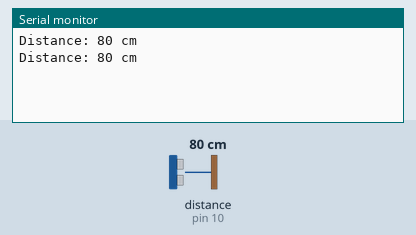
Recording of a sketch running on a simulated Arduino Uno, built with avr-gcc and run on an emulated ATmega328P. Parts: the last lines printed to the serial monitor. Wiring (inferred from the names in the program): ultrasonic range finder: trigger pin 9; echo pin 10. The test bench sets the inputs (shaded band); at power-on: distance to the obstacle (sensor on pin 10) 80 cm. The echo pulse lasts 58.3 µs per cm.

Above: at 1.8 s.
1.9 s: distance to the obstacle (sensor on pin 10) set to 2 cm
At 2.8 s:
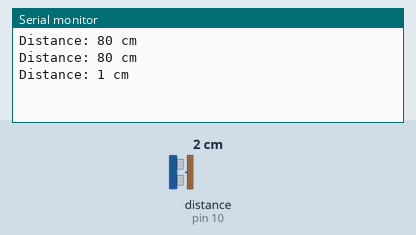
3.4 s: distance to the obstacle (sensor on pin 10) set to 4 cm
At 4.6 s:
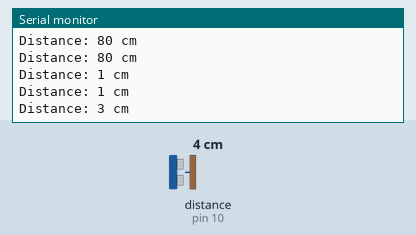
Timing chart, 0 to 6.4 s (numbered marks = the images above; inputs shaded):
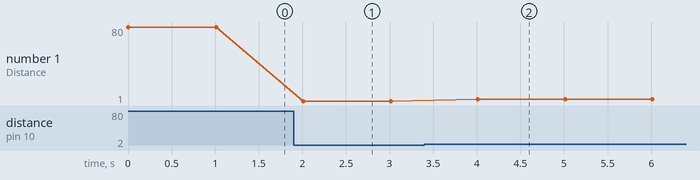

The sketch:

distance.ino
```cpp
//It's fresh
// Define the pins for the ultrasonic sensor
const int trigPin = 9;  // Trigger pin
const int echoPin = 10; // Echo pin

// Variables to store the duration and distance
long duration;
int distance_cm;

void setup() {
  // Initialize the serial communication
  Serial.begin(9600);

  // Define the trigger pin as an OUTPUT and the echo pin as an INPUT
  pinMode(trigPin, OUTPUT);
  pinMode(echoPin, INPUT);
}

void loop() {
  // Send a 10us pulse to the trigger pin to start the measurement
  digitalWrite(trigPin, LOW);
  delayMicroseconds(2);
  digitalWrite(trigPin, HIGH);
  delayMicroseconds(10);
  digitalWrite(trigPin, LOW);

  // Measure the duration of the echo pulse
  duration = pulseIn(echoPin, HIGH);

  // Calculate the distance in centimeters (cm)
  distance_cm = duration / 58; // Speed of sound is approximately 343 meters per second, which is 34300 cm/s

  // Display the distance on the serial monitor
  Serial.print("Distance: ");
  Serial.print(distance_cm);
  Serial.println(" cm");

  // Add a delay before the next measurement
  delay(1000); // You can adjust this delay to control the measurement frequency
}
```

Measured:
- after the input at 1.9 s, the serial monitor: prints a new line after 0.11 s (image 1)
- after the input at 3.4 s, the serial monitor: prints a new line after 0.61 s (image 2)
- plotted number 1: 80 → 1 after the input at 1.9 s, 1 → 3 after the input at 3.4 s
